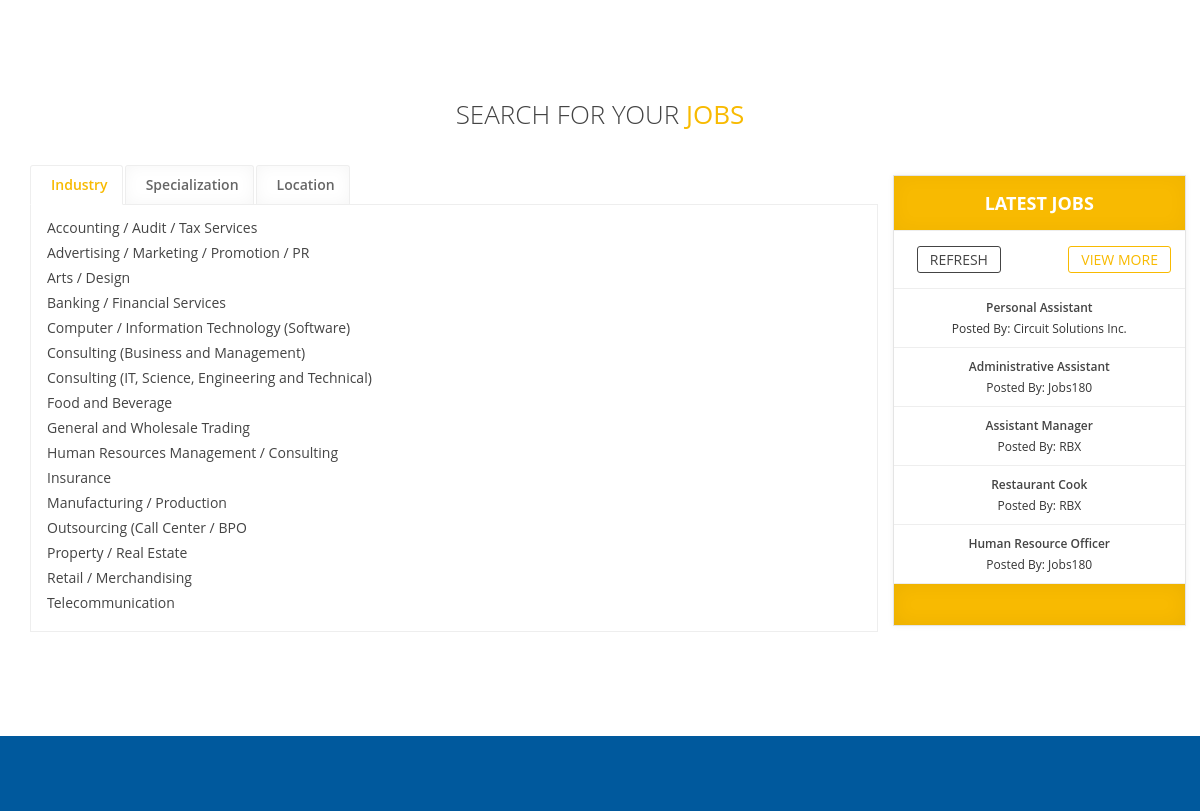
Before: / (middle part) with the older database file.
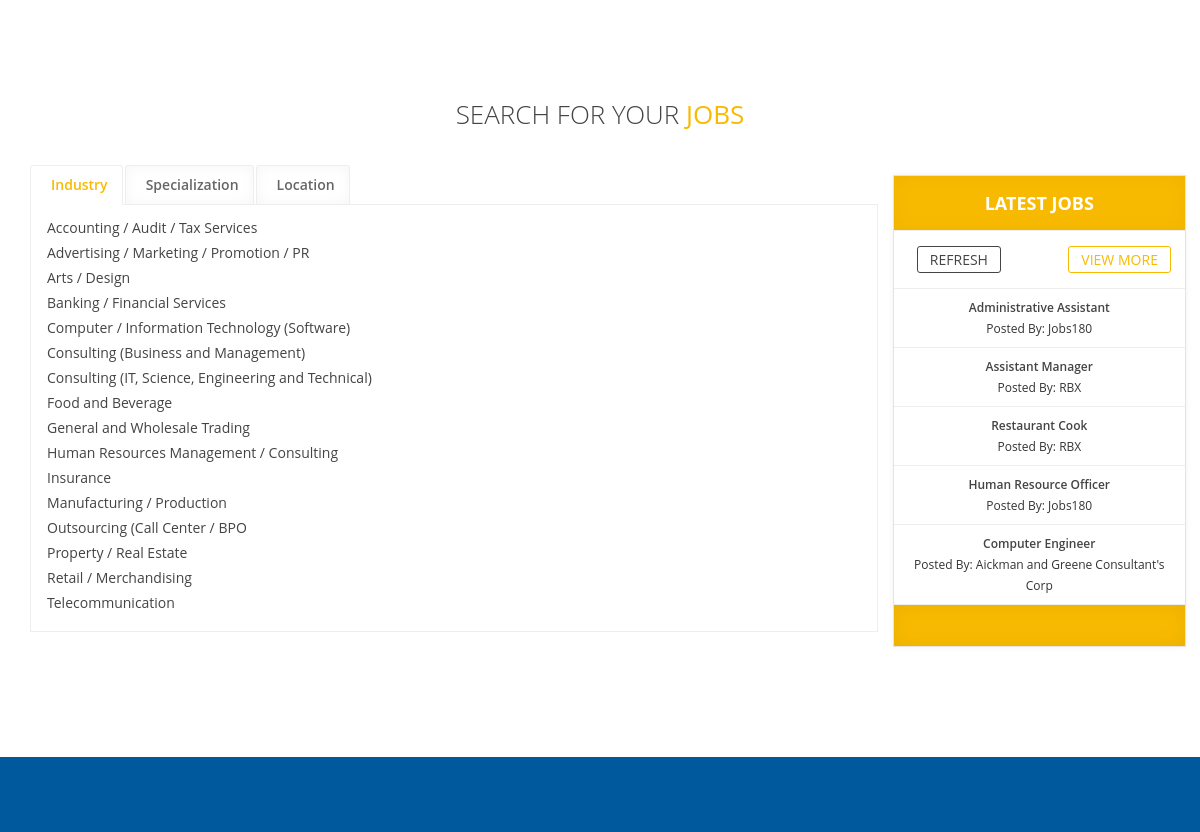
After: the same page with the newer database file.
### tables this page shows
CREATE TABLE `comppositiontbl` (
  `PositionID` int(11) NOT NULL AUTO_INCREMENT,
  `CompanyID` varchar(50) DEFAULT NULL,
  `Email` varchar(255) DEFAULT NULL,
  `PostingDateFrom` varchar(255) DEFAULT NULL,
  `PostingDateTo` varchar(255) DEFAULT NULL,
  `PositionTitle` varchar(255) DEFAULT NULL,
  `PositionLevel` varchar(255) DEFAULT NULL,
  `JobDescription` varchar(255) DEFAULT NULL,
  `JSpecialization` varchar(255) DEFAULT NULL,
  `EType` varchar(255) DEFAULT NULL,
  `AvPosition` varchar(255) DEFAULT NULL,
  `MonthlySalary` varchar(255) DEFAULT NULL,
  `YExperience` varchar(255) DEFAULT NULL,
  `DegreeLevel` varchar(255) DEFAULT NULL,
  `Languages` varchar(255) DEFAULT NULL,
  `ReqSkills` varchar(500) DEFAULT NULL,
  `Tags` varchar(255) DEFAULT NULL,
  PRIMARY KEY (`PositionID`)
);

CREATE TABLE `companyinfotbl` (
  `CompanyID` int(255) NOT NULL AUTO_INCREMENT,
  `CompanyName` varchar(255) DEFAULT NULL,
  `Description` varchar(10000) DEFAULT NULL,
  `Industry` varchar(255) DEFAULT '',
  `Classification` varchar(255) DEFAULT NULL,
  `City` varchar(255) DEFAULT NULL,
  `PostalCode` varchar(255) DEFAULT NULL,
  `PhoneNum` varchar(255) DEFAULT NULL,
  `MobileNum` varchar(255) DEFAULT NULL,
  `Fax` varchar(255) DEFAULT NULL,
  `FirstName` varchar(255) DEFAULT NULL,
  `MiddleName` varchar(255) DEFAULT NULL,
  `LastName` varchar(255) DEFAULT NULL,
  `Position` varchar(255) DEFAULT NULL,
  `Department` varchar(255) DEFAULT NULL,
  `Email` varchar(255) DEFAULT NULL,
  `Password` varchar(255) DEFAULT NULL,
  `SaltedPassword` varchar(255) DEFAULT NULL,
  `Address` varchar(255) DEFAULT NULL,
  `Status` varchar(255) DEFAULT NULL,
  `Website` varchar(255) DEFAULT NULL,
  `ProfileImage` varchar(255) DEFAULT NULL,
  PRIMARY KEY (`CompanyID`)
);

### connection.php (called while the page is built, shortened)
<?php
class GSecureSQLConfig
{
    static function get_mysqli_config($type = NULL)
    {
        if (strtoupper($type) == 'LOCALHOST') {
            return array(
                'host' => 'localhost:3306',
                'user' => 'root',
                'pass' => '',
                'db' => 'e2edb'
            );
        } else {
            return array(
                'host' => 'mysql.hostinger.ph',
                'user' => 'u305071956_e2edb',
                'pass' => 'ocCWVkS7qe',
                'db' => 'u305071956_e2edb'
            );
        }
    }
}
class GSecureSQL
{
    private static $config;
    private static function _get_mysqli_config()
    {
        self::$config = GSecureSQLConfig::get_mysqli_config();
    }
    static function query($sql, $has_return = FALSE, $types = NULL)
    {
        $cn = new mysqli(
            self::$config['host'],
            self::$config['user'],
            self::$config['pass'],
            self::$config['db']
        );
        $ret = NULL;
        $st = $cn->prepare($sql);
        if (is_null($types)) {
            if (!$has_return) {
                $st->execute();
                $st->close();
                $cn->close();
                $ret = 'Query has been executed';
            } else {
                $st->execute();
                $code_result = '$st->bind_result(';
                $bool = false;
                $p = array();
                for($i = 0; $i < $st->field_count; $i++){
                    if(!$bool){
                        $bool = true;
                        $code_result .= '$p[' . $i . ']';
                    }else{
                        $code_result .= ',$p[' . $i . ']';
                    }
                }
                $code_result .= ');';
                eval($code_result);
                $ret = array();
                $k = 0;
                while($st->fetch()){
                    for($i = 0; $i < count($p); $i++){
                        $ret[$k][$i] = $p[$i];
                    }
                    $k++;
                }
            }
        } else {
            if (!$has_return) {
                $arg = func_get_args();
                $code = '$st->bind_param($types';
                for ($i = 3; $i < count($arg); $i++) {
                    $code .= ',$arg[' . $i . ']';
                }
                $code .= ');';
                eval($code);
                $st->execute();
                $st->close();
                $cn->close();
            } else {
                $arg = func_get_args();
                $code = '$st->bind_param($types';
                for ($i = 3; $i < count($arg); $i++) {
                    $code .= ',$arg[' . $i . ']';
                }
                $code .= ');';
                eval($code);
                $st->execute();
                $code_result = '$st->bind_result(';
                $bool = false;
                $p = array();
                for($i = 0; $i < $st->field_count; $i++){
                    if(!$bool){
                        $bool = true;
                        $code_result .= '$p[' . $i . ']';
                    }else{
                        $code_result .= ',$p[' . $i . ']';
                    }
                }
                $code_result .= ');';
                eval($code_result);
                $ret = array();
                $k = 0;
                while($st->fetch()){
                    for($i = 0; $i < count($p); $i++){
                        $ret[$k][$i] = $p[$i];
                    }
                    $k++;
                }
            }
        }
        return $ret;
    }
}

### index.php (the view, shortened to what the changed rows need)
<?php
include("connection.php");
?>
<!doctype html>
<html lang="en">
<head>
    <link href="asset/css/bootstrap.min.css" rel="stylesheet">
    <link href="css/home.css" rel="stylesheet">
    <link href="css/font-awesome.min.css" rel="stylesheet" type="text/css">
    <link rel="stylesheet" href="css/about-style.css" type="text/css" media="screen">
    <link rel="stylesheet" href="css/font-awesome.min.css" type="text/css" media="screen">
    <link rel="stylesheet" type="text/css" href="fonts/ffonts/montserrat.css">
    <link rel="stylesheet" type="text/css" href="fonts/ffonts/open-sans.css">
    <link rel="stylesheet" type="text/css" href="css/slicknav.css" media="screen">
    <link rel="stylesheet" type="text/css" href="css/responsive.css" media="screen">
    <link rel="stylesheet" type="text/css" href="css/animate.css" media="screen">
    <link rel="stylesheet" type="text/css" href="css/colors/home-color.css" media="screen"/>
</head>
<body id="page-top" class="index">
<section id="jobs">
    <div class="container">
        <div class="row">
            <div class="big-title text-center animated fadeInDown delay-01" data-animation="fadeInDown"
                 data-animation-delay="01">
                <h1>Search for Your <strong><span class="accent-color">Jobs</span></strong></h1>
            </div>
            <div class="col-md-9">
                <div class="tab-content">
                    <div class="tab-pane fade active in" id="tab1">
                        <div class="row">
                            <div class="col-md-6">
                                <ul class="icons-list">
                                    <?php
                                    $listofindustry =
                                        GSecureSQL::query(
                                            "SELECT DISTINCT Industry FROM companyinfotbl ORDER BY Industry ASC LIMIT 0,20",
                                            TRUE
                                        );
                                    foreach ($listofindustry as $value) {
                                        $Industry = $value[0];
                                        ?>
                                        <li><a href=""><?php echo $Industry; ?></a></li>
                                        <?php
                                    }
                                    ?>
                                </ul>
                            </div>
                        </div>
                    </div>
                </div>
            </div>
            <div class="col-md-3 pricing-tables">
                <div class="pricing-table highlight-plan">
                    <div class="plan-list" id="Jobs">
                        <ul>
                            <?php
                            $JCount = 0;
                            $compposition_tbl =
                                GSecureSQL::query(
                                    "SELECT
                                            PositionID,
                                            CompanyID,
                                            PostingDateFrom,
                                            PostingDateTo,
                                            PositionTitle
                                            FROM comppositiontbl
                                            ORDER BY PostingDateFrom DESC",
                                    TRUE
                                );
                            foreach ($compposition_tbl as $value) {
                                $CompanyID = $value[1];
                                $PostingDateFrom = $value[2];
                                $PostingDateTo = $value[3];
                                $PositionTitle = $value[4];
                                $company_tbl =
                                    GSecureSQL::query(
                                        "SELECT CompanyName FROM companyinfotbl WHERE CompanyID = ?",
                                        TRUE,
                                        "s",
                                        $CompanyID
                                    );
                                foreach ($company_tbl as $value1) {
                                    $CompanyName = $value1[0];
                                    $diff_from = date_diff(new DateTime(), new DateTime($PostingDateFrom));
                                    $diff_to = date_diff(new DateTime(), new DateTime($PostingDateTo));
                                    if ($diff_to->d == 0) {
                                        $diff_to->invert = 0;
                                    }
                                    $a = $diff_from->y >= 0 &&
                                        $diff_from->m >= 0 &&
                                        $diff_from->d >= 0 &&
                                        $diff_from->invert == 1;
                                    $b = $diff_to->y >= 0 &&
                                        $diff_to->m >= 0 &&
                                        $diff_to->d >= 0 &&
                                        $diff_to->invert == 0;
                                    if ($a && $b) {
                                        $JCount++;
                                        if ($JCount <= 5) {
                                            ?>
                                            <li><strong><a href=""><?php echo $PositionTitle; ?></a></strong>
                                                <div class="interval">Posted By: <?php echo $CompanyName; ?></div>
                                            </li>
                                            <?php
                                        }
                                    }
                                }
                            }
                            ?>
                        </ul>
                    </div>
                </div>
            </div>
        </div>
    </div>
</section>
</body>
</html>

Changed rows visible on the page:
no longer on this page (row edited): comppositiontbl: PositionTitle "Personal Assistant"
no longer on this page (row unchanged): companyinfotbl: CompanyName "Circuit Solutions Inc."
now on this page (row unchanged): comppositiontbl: PositionTitle "Computer Engineer"
now on this page (row edited): companyinfotbl: CompanyName "Aickman and Greene Consultant's Corp"
